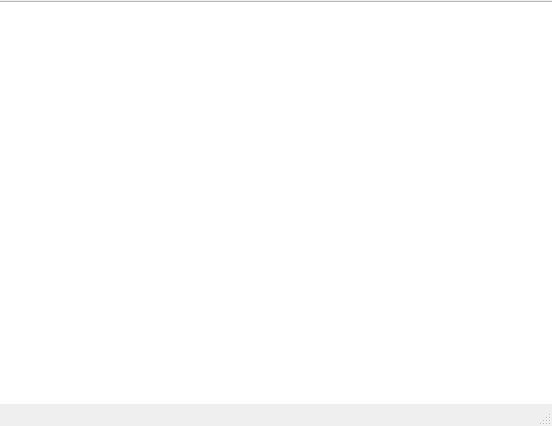
<?xml version="1.0" encoding="UTF-8"?>
<ui version="4.0">
 <class>MainWindow</class>
 <widget class="QMainWindow" name="MainWindow">
  <property name="geometry">
   <rect>
    <x>0</x>
    <y>0</y>
    <width>552</width>
    <height>426</height>
   </rect>
  </property>
  <property name="windowTitle">
   <string>MainWindow</string>
  </property>
  <widget class="QWidget" name="centralWidget">
   <widget class="QListWidget" name="listWidget">
    <property name="geometry">
     <rect>
      <x>-5</x>
      <y>1</y>
      <width>561</width>
      <height>431</height>
     </rect>
    </property>
   </widget>
  </widget>
  <widget class="QStatusBar" name="statusBar"/>
 </widget>
 <layoutdefault spacing="6" margin="11"/>
 <resources/>
 <connections/>
</ui>
